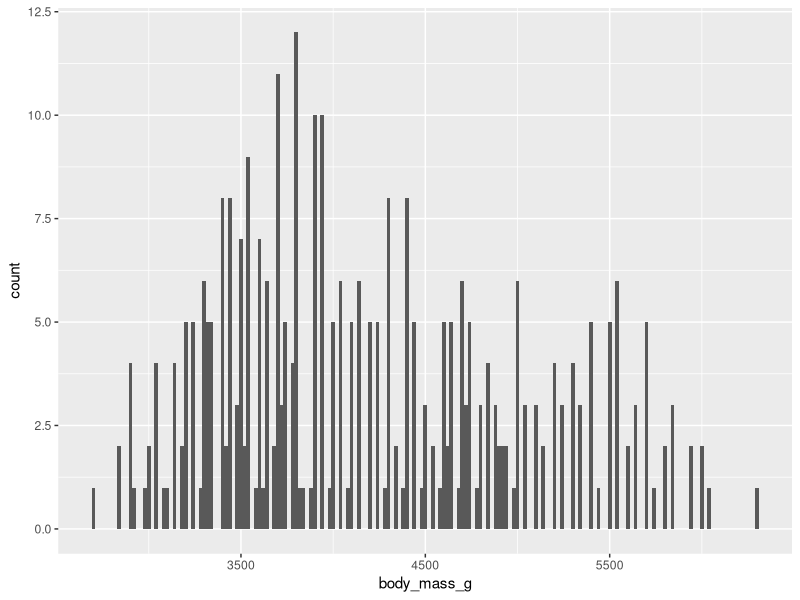
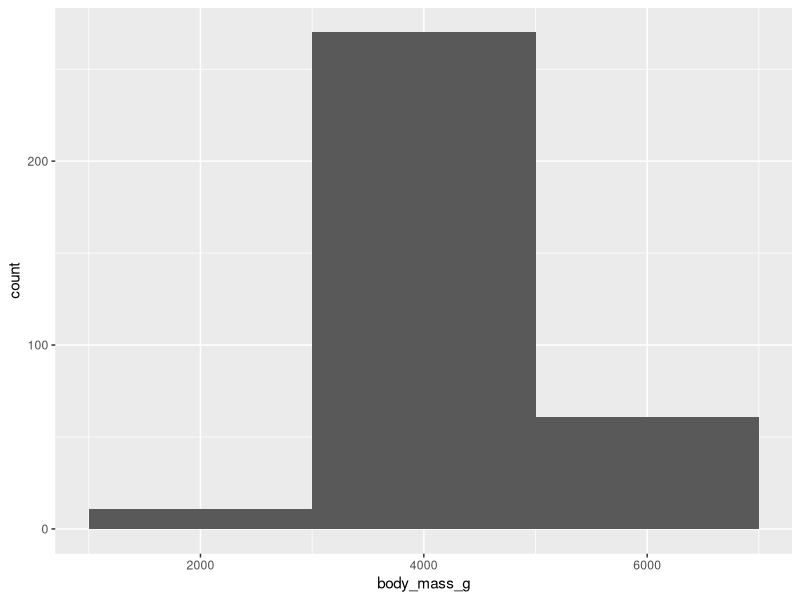
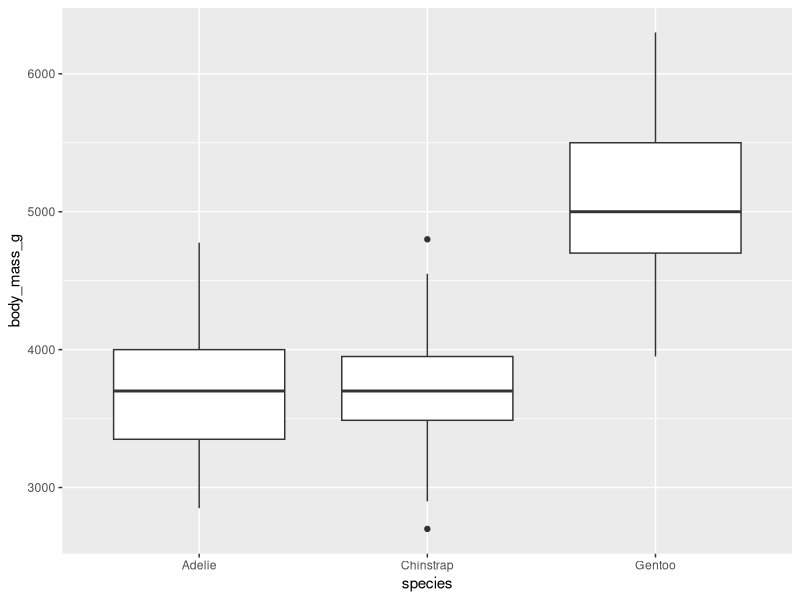
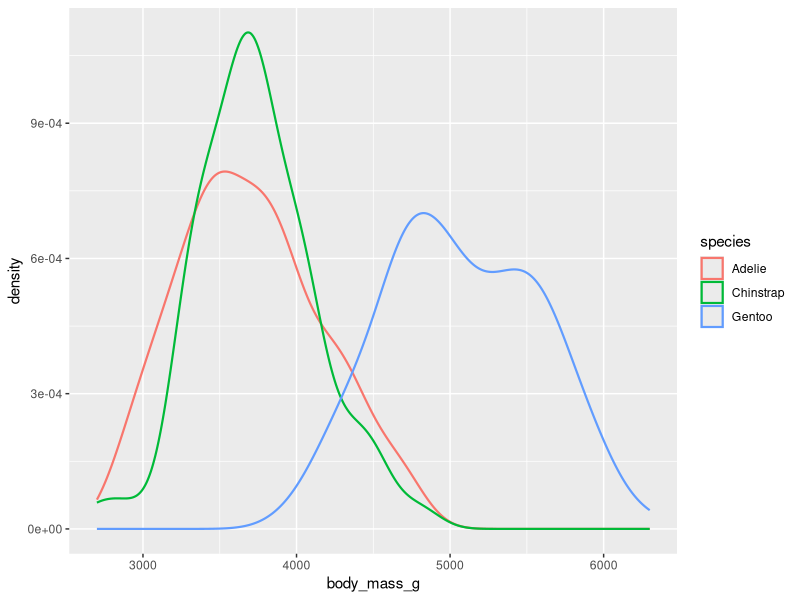
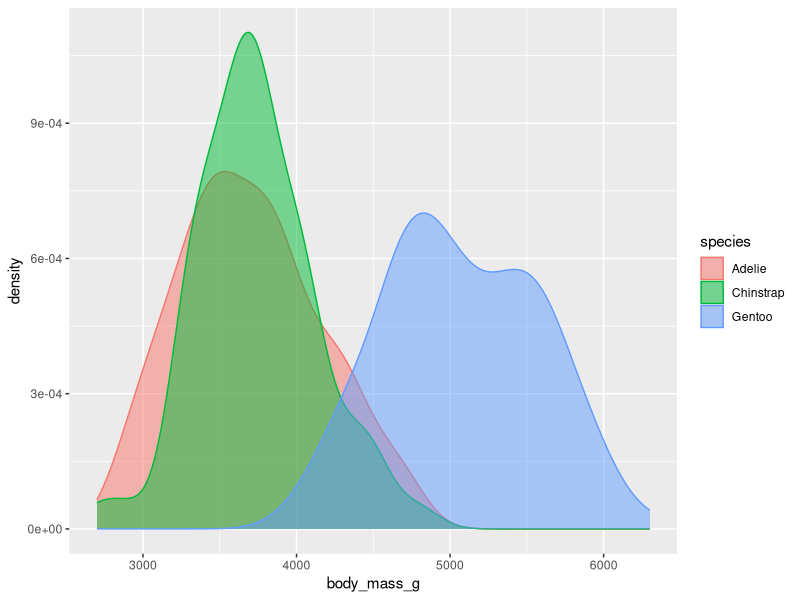
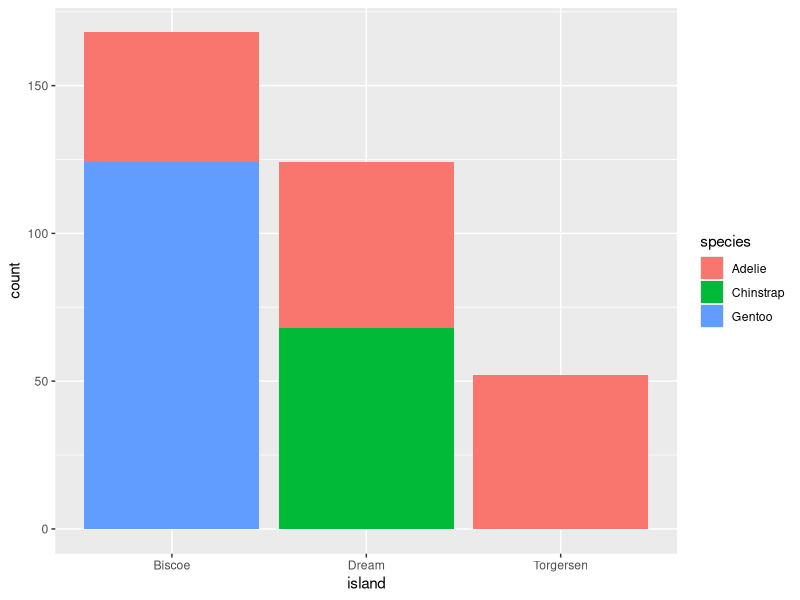
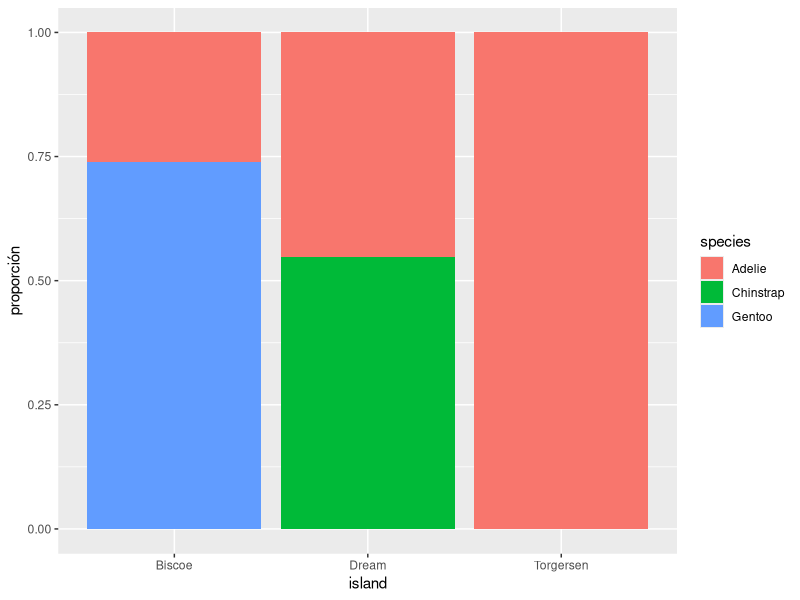
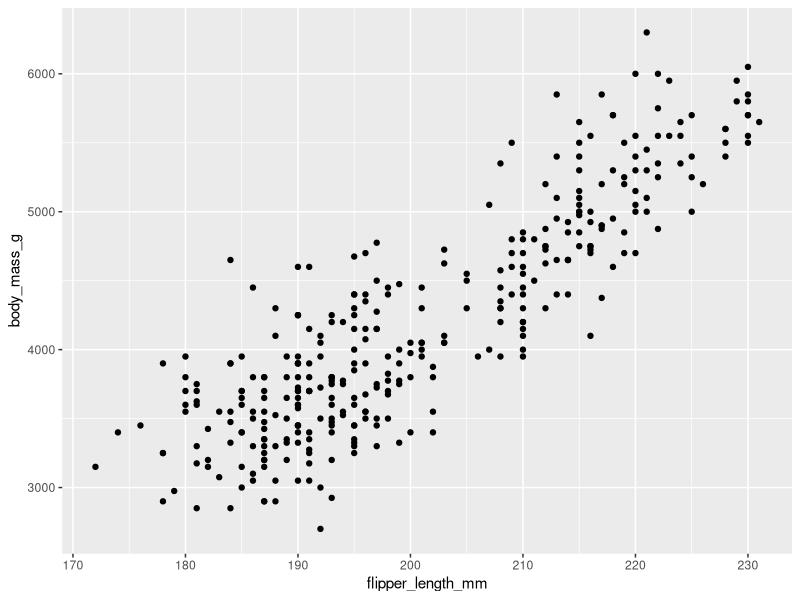

Reproduce these figures in R, in order. (Note: this script raises an error after producing the figures.)
#install.packages("tidyverse")
library(tidyverse)
#install.packages("palmerpenguins")
library(palmerpenguins)
#install.packages("ggthemes")
library(ggthemes)
penguins
#ejercicio de práctica en clase
grafico_clase<-ggplot(data=penguins, mapping=aes(x=flipper_length_mm,y=body_mass_g))+
  geom_point(mapping=aes(color=species,shape=species))+
  geom_smooth(method=lm)+
  labs(title="Relación entre el peso corporal y longitud de la aleta en pingüinos",
       subtitle="Dimensiones para las especies Adelie, Chinstrap, y Gentoo",
       x = "Longitud de la aleta (mm)", y = "Peso corporal (g)",
       color = "Epecies", shape = "Especies")+
  scale_color_colorblind()
View(penguins) #visor de datos interactivos
#EJERCICIOS DE LA TAREA Nº3:

#1. Penguins es un dataset con 8 columnas y 344 filas

?penguins

#2. bill_depth_mm describe la profundidad del pico( en milímetros) de los pingüinos que se usaron
#de muestra en el dataset

#3. gráfico que relaciona las variables profundidad del pico y longitud del pico
grafico3<-ggplot(data=penguins,mapping=aes(x=bill_length_mm, y=bill_depth_mm))+
  geom_point(mapping=aes(color=species,shape=species))+
  labs(title="Relación entre la profundidad del pico y el largo del pico en pingüinos ",
       subtitle="Muestras de las especies Adelie, Chinstrap, y Gentoo",
       x="Largo del pico (mm)",y="Profundidad del pico (mm)",
       color="Especies", shape="Especies")+ scale_color_discrete()

#Creo otro gráfico con la línea de tendencia para cada especie

grafico3_2<-ggplot(data=penguins,mapping=aes(x=bill_length_mm, y=bill_depth_mm,color=species))+
  geom_point(mapping=aes(shape=species))+
  labs(title="Relación entre la profundidad del pico y el largo del pico en pingüinos",
       subtitle="Muestras de las especies Adelie, Chinstrap, y Gentoo",
       x="Largo del pico (mm)",y="Profundidad del pico (mm)",
       color="Especies", shape="Especies")+ scale_color_discrete()+
  geom_smooth(method=lm)

#Al ver los gráficos que hice puedo decir que las variables tienen una dependencia linea
#una de la otra; mientas más largo es el pico más profundo es;
#y esto se cumple para las tres espcies.

#4.
grafico4<-ggplot(data=penguins,mapping=aes(x=species, y=bill_depth_mm))+geom_point()
#Al realizar este gráfico simplemente se observan los puntos de dispersión como
#columnas debido a que para relacionar una variable numérica como la profundidad del pico
#con una categórica(las especies), es mejor realizar un boxplot

grafico4_2<-ggplot(data=penguins,mapping=aes(x=species,y=bill_depth_mm,color=species))+geom_boxplot()+
  labs(title="Profundidad del pico según especies",
        x="Especies",y="Profundidad del pico (mm)",
       color="Especies")+ scale_color_colorblind()
#La línea dentro de cada caja es la mediana

#5.ggplot(data = penguins) + geom_point()
#El error ocurre porque no se asignan las variables del gráfico de dispersión es decir falta
#lo que se llama la parte estética, por ejemplo en el ejercicio 3 se 
#agregaron esas  variables con el comando mapping=aes(x=...,y=...)

#6.Para ver lo que realiza el comando na.rm hago un gráfico de dispersión de
#flipper_length_mm vs body_mass_g
grafico6<- ggplot(data=penguins,mapping=aes(x=body_mass_g, y=flipper_length_mm))+
  geom_point(mapping=aes(color=species,shape=species),na.rm=TRUE)+
  labs(title="Relación entre la masa corporal y la longitud de la aleta",
    x="Peso corporal (g)", y= "Longitud de la aleta (mm)", colour="Especies",shape="Especies")
#na.rm elimina los valores faltantes del dataset, por lo que desaparecen los warnings

#7. Cambio el título al gráfico del ejercicio 6

grafico7<- ggplot(data=penguins,mapping=aes(x=body_mass_g, y=flipper_length_mm))+
  geom_point(mapping=aes(color=species,shape=species),na.rm=TRUE)+
  labs(title= "Los datos provienen del paquete palmerpenguins", tag="Gráfico7",
       x="Peso corporal (g)", y= "Longitud de la aleta (mm)", colour="Especies",shape="Especies")
?labs #Probé el comando tag

#8. Recreo el gráfico

grafico8 <- ggplot(data=penguins,mapping=aes(x=flipper_length_mm, y=body_mass_g))+
  geom_point(mapping=aes(color=bill_depth_mm),na.rm=TRUE)+geom_smooth()

#bill_depth_math fue asignado a %>%  la estética de color, los puntos más oscuros 
#representan los pingüinos con picos menos profundos
#Se asigna a nivel geométrico, dentro de geom_point 
#para que el color solo afecte a los puntos y no a la línea de tendencia

#9.Al verl el código va a ser un gráfico de dispersión, con las variables 
#longitud de la aleta y masa corporal y los puntos se van a distinguir según la
#isla en la que se encuetre cada pingüino
grafico9 <- ggplot(
  data = penguins,
  mapping = aes(x = flipper_length_mm, y = body_mass_g, color = island)
) +
  geom_point() +
  geom_smooth(se = FALSE)

#Me fijo cómo es el gráfico con se=TRUE(por defecto)

grafico9_2 <- ggplot(
  data = penguins,
  mapping = aes(x = flipper_length_mm, y = body_mass_g, color = island)
) +
  geom_point() +
  geom_smooth()

#Observo que el graficador de la línea de tendencia pinta 
#una sombra alrededor de cada línea. 
#Esta representa el margen de error respecto a la línea.

#10Se van a ver iguales porque el 2º gráfico define a nivel local
#la data y  estéticas que ya están asignadas a nivel global 
#en el 1º gráfico en la función ggplot().

grafico10 <-ggplot(
  data = penguins,
  mapping = aes(x = flipper_length_mm, y = body_mass_g)
) +
  geom_point() +
  geom_smooth()

grafico10_2 <- ggplot() +
  geom_point(
    data = penguins,
    mapping = aes(x = flipper_length_mm, y = body_mass_g)
  ) +
  geom_smooth(
    data = penguins,
    mapping = aes(x = flipper_length_mm, y = body_mass_g)
  )

#Sección llamadas a ggplot2
#Otra notación:
graf_notacion <-ggplot(penguins, aes(x = flipper_length_mm, y = body_mass_g)) + 
  geom_point()

graf_notacion2 <- penguins |> 
  ggplot(aes(x = flipper_length_mm, y = body_mass_g)) + 
  geom_point()

#Sección visualización de distribuciones:
#Variables categóricas:

graf_barras <- ggplot(penguins, aes(x=species))+geom_bar()

graf_barras_frecuencias <- ggplot(penguins, aes(x=fct_infreq(species)))+geom_bar()

#Variables numéricas:
#Histogramas
graf_histograma <- ggplot(penguins, aes(x = body_mass_g)) +
  geom_histogram(binwidth = 200)
#Diferencia de anchos entre las barras
ggplot(penguins, aes(x = body_mass_g)) +
  geom_histogram(binwidth = 20)#muchas barras

ggplot(penguins, aes(x = body_mass_g)) +
  geom_histogram(binwidth = 2000)#pocas barras

#Gráfico de densidad

graf_densidad <- ggplot(penguins, aes(x=body_mass_g)) + geom_density()

#Ejercicios de la sección 1.4.3

#1.
grafico_barras1 <- ggplot(penguins, aes(y=species)) + 
  geom_bar(aes(fill=species)) + 
  labs(title= "Cantidad de pingüinos por especie",
       x="Cantidad",y="Especies") + scale_fill_colorblind()

#Al poner a nivel global las especies en el eje y las barras son horizontales
#fill rellena de color las barras

#2.
graf_barras_color <- ggplot(penguins, aes(x = species)) +
  geom_bar(color = "red")

graf_barras_fill <- ggplot(penguins, aes(x = species)) +
  geom_bar(fill = "red")
#Es mejor fill, color solamente marca los bordes.

#3. El argumento bins en geom_histogram() define la división entre el rango
#de datos, por ejemplo si hay 20 bins los datos se agrupan en 20 cajas iguales.
#Muy pocos bins muestra barras muy anchas(pocas), varios bins muestra varias barras finitas.
#Hay que regular los bins para no obtener ruido y que el gráfico no pierda muchos detalles.
#Bins marca la división (cantidad), binwidth marca el ancho de las barras".

#4

View(diamonds)

?diamonds

#Experimentar distintos binwidths con la variable carat

graf4_1 <- ggplot(diamonds, aes(x=carat)) + geom_histogram(binwidth=0.1) +
  labs(title="Peso de los diamantes (binwidth=0.1)",x="Cantidad de quilates")

graf4_2 <- ggplot(diamonds, aes(x=carat)) + geom_histogram(binwidth=0.2) +
  labs(title="Peso de los diamantes (binwidth=0.2)",x="Cantidad de quilates")

graf4_3 <- ggplot(diamonds, aes(x=carat)) + geom_histogram(binwidth=0.5) +
  labs(title="Peso de los diamantes (binwidth=0.5)",x="Cantidad de quilates")

graf4_4 <- ggplot(diamonds, aes(x=carat)) + geom_histogram(binwidth=1) +
  labs(title="Peso de los diamantes (binwidth=1)",x="Cantidad de quilates")

graf4_5 <- ggplot(diamonds, aes(x=carat)) + geom_histogram(binwidth=3) +
  labs(title="Peso de los diamantes (binwidth=3)",x="Cantidad de quilates")

#considero que el gráfico 4_3 representa mejor los patrones
#se observa que gran parte de los diamantes de la muestra pesan poco

#1.5 Visualizar relaciones entre variables:
#Variable numérica y categórica
#boxplot tiene cuatro cuartiles y se pueden ver outliers; la mediana

ggplot(data=penguins, mapping=aes(x=species,y=body_mass_g))+
  geom_boxplot()

#gráfico de densidad
ggplot(penguins,aes(x=body_mass_g,color=species))+
  geom_density(linewidth = 0.75)
#linewidth es para el grosor de las líneas
#gráfico de densidad con relleno
ggplot(penguins,aes(x=body_mass_g,color=species,fill=species))+
  geom_density(alpha=0.5) #alpha mido las transparencias

#Dos variables categóricas
#barras apiladas
ggplot(penguins, aes(x = island, fill = species)) +
  geom_bar()
#frecuencia relativa; cómo es la distribución de especies en la isla;
#no se ve afectado por la cantidad desigual de pingüinos
#usar position="fill"
ggplot(penguins, aes(x = island, fill = species)) +
  geom_bar(position = "fill")+labs(
    y="proporción"
  )
#para sacar el count(viene por defecto) agregamos labs

#Dos variables numéricas
#de dispersión
ggplot(penguins, aes(x = flipper_length_mm, y = body_mass_g)) +
  geom_point()

#Tres o más variables
ggplot(penguins, aes(x = flipper_length_mm, y = body_mass_g)) +
  geom_point(aes(color = species, shape = island))
#el color me dice la especie y la forma me dice la isla
#el gráfico está muy cargado; mejor dividrlo en facetas

ggplot(penguins, aes(x = flipper_length_mm, y = body_mass_g)) +
  geom_point(aes(color = species, shape = species)) +
  facet_wrap(~island)

#la variable que se pasa a facet_wrap debe ser categórica

#ejercicios sección 1.5.5
View(mpg)
?mpg
glimpse(mpg)
#1. variables categóricas: manufacturer,model, trans, drv,fl,class
#variables numéricas: 
#discretas:year,cyl 
#continuas: displ,cty,hwy

#2. 
ggplot(mpg,aes(x=hwy,y=displ))+geom_point(aes(color=year))+
  labs(title="displ vs hwy",
       subtitle="tercer variable numérica con estética color ")#utiliza escala de colores
ggplot(mpg,aes(x=hwy,y=displ))+geom_point(aes(size=year))+
  labs(title="displ vs hwy",
       subtitle="tercer variable numérica con estética size") #utiliza escala de tamaños

ggplot(mpg,aes(x=hwy,y=displ))+geom_point(aes(color=year,size=year))+
  labs(title="displ vs hwy",
       subtitle="tercer variable con dos estéticas(color y size)")

#ggplot(mpg,aes(x=hwy,y=displ))+geom_point(aes(shape=year))+
 # labs(title="displ vs hwy",
  #     subtitle="tercer variable numérica con estética shape")

#el último lanza error porque una variable continua no puede
#ser categorizada por una determinada figura

#3.
ggplot(mpg,aes(x=hwy,y=displ))+geom_point(aes(linewidth=year))
#no pasa nada porque linewidth no se aplica a puntos
ggplot(mpg,aes(x=hwy,y=displ))+geom_point()+
  geom_smooth(linewidth=1)
#4. mapear la misma variable a múltiples estéticas
#lo que sucede es que el gráfico va a quedar my cargado y confuso
ggplot(mpg,aes(x=hwy,y=displ))+
  geom_point(aes(color=drv, shape=drv,size=drv))

#5 
ggplot(penguins,aes(x=bill_depth_mm,y=bill_length_mm))+
  geom_point(aes(color=species))
#agregar el color me ayuda a observar el rango de valores que toman las 
#especies respecto a las variables, en particular podemos agrupar esos datos(claustering)
ggplot(penguins,aes(x=bill_depth_mm,y=bill_length_mm))+
  geom_point()+facet_wrap(~species) #cada especie se ve por separado

#6.
ggplot(
  data = penguins,
  mapping = aes(
    x = bill_length_mm, y = bill_depth_mm, 
    color = species, shape = species
  )
) +
  geom_point() +
  labs(color = "Species")
#aparecen dos leyendas porque se usaron dos estéticas(shape y color);
#si les asigno el mismo nombre enlabs se unifican
ggplot(
  data = penguins,
  mapping = aes(
    x = bill_length_mm, y = bill_depth_mm, 
    color = species, shape = species
  )
) +
  geom_point() +
  labs(color = "Species", shape="Species")

#7. 
ggplot(penguins, aes(x = island, fill = species)) +
  geom_bar(position = "fill")
#pregunta gráfico1:
#¿Cómo es la distribución de especies en cada isla?
ggplot(penguins, aes(x = species, fill = island)) +
  geom_bar(position = "fill")
#pregunta gráfico2:
#Respecto a cada espcie,¿Cómo es su distribución geográfica?

#sección 1.6: guardar los gráficos
ggplot(penguins, aes(x = flipper_length_mm, y = body_mass_g)) +
  geom_point()
ggsave(filename = "penguin-plot.png")
#ejercicios
#1. 
ggplot(mpg, aes(x = class)) +
  geom_bar()
ggplot(mpg, aes(x = cty, y = hwy)) +
  geom_point()
ggsave("mpg-plot.png")
#se guardo el segungo porque fue el último que se creó
#para guardar el primero
g1<- ggplot(mpg, aes(x = class)) +
  geom_bar()
ggsave(filename="grafico1mpg.png",plot=g1)
#2.guardar como pfd
ggsave(filename="grafico1.pdf",plot=g1)
?ggsave()
